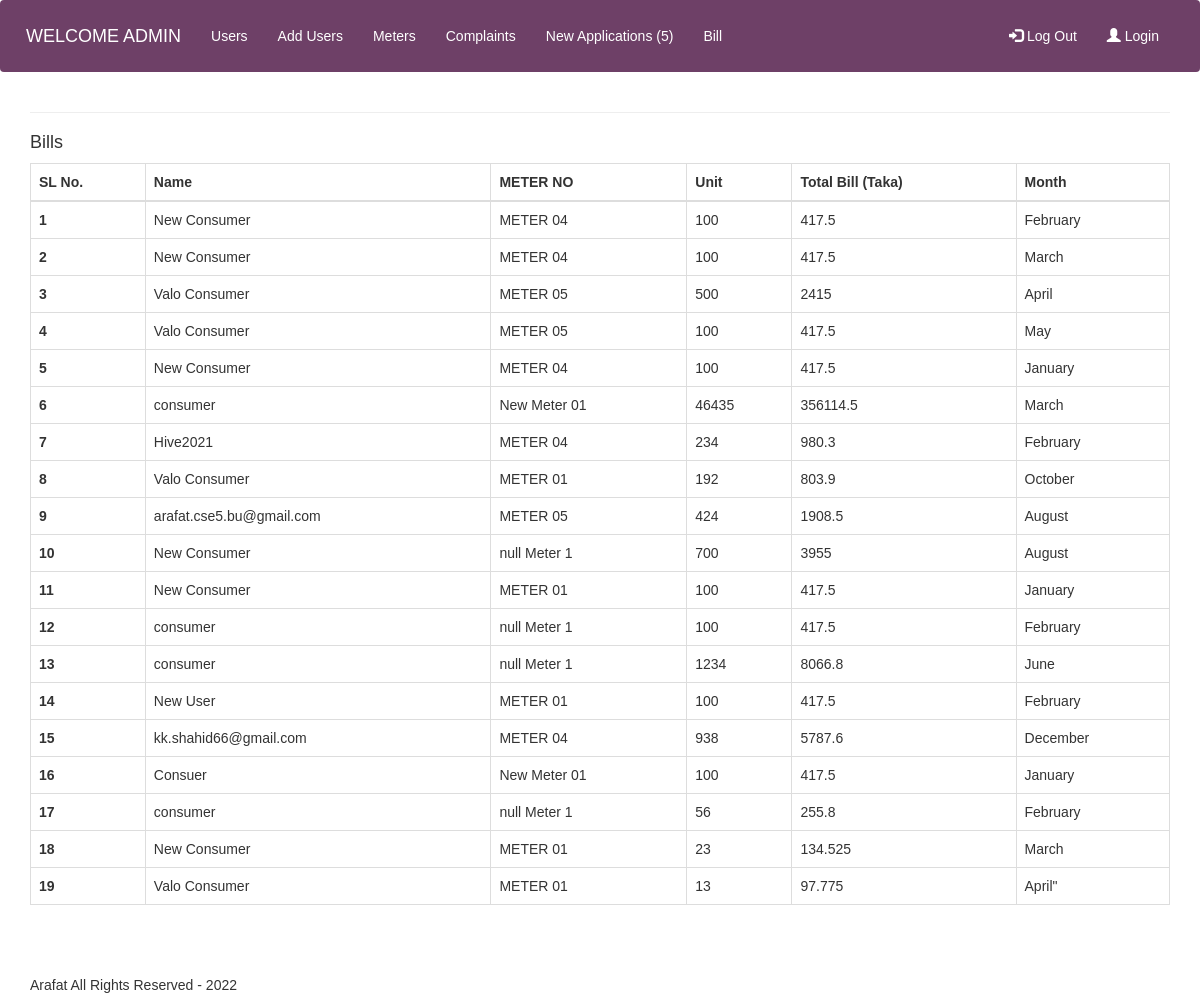
The page /bills.php (signed in) on the database its author committed.
### tables this page shows
CREATE TABLE `bill_details` (
  `id` int(11) NOT NULL,
  `meterId` int(11) NOT NULL,
  `userId` int(11) NOT NULL,
  `unit` int(11) NOT NULL,
  `total_bill` float NOT NULL DEFAULT 0,
  `demandcharge` int(11) NOT NULL DEFAULT 50,
  `month` varchar(20) NOT NULL,
  `isPaid` int(11) DEFAULT 0
);

CREATE TABLE `users` (
  `id` int(11) NOT NULL,
  `meterId` int(11) DEFAULT 0,
  `name` varchar(50) NOT NULL,
  `email` varchar(50) NOT NULL,
  `password` text NOT NULL,
  `phone` text NOT NULL,
  `userType` int(11) NOT NULL,
  `address` varchar(255) NOT NULL,
  `district` varchar(255) NOT NULL
);

CREATE TABLE `meters` (
  `id` int(11) NOT NULL,
  `name` varchar(255) NOT NULL,
  `userId` int(11) DEFAULT NULL
);

### lib/Session.php (called while the page is built, shortened)
<?php
class Session {
    public static function get($key) {
        if(isset($_SESSION[$key])) {
            return $_SESSION[$key];
        } else {
            return false;
        }
    }
}
?>

### lib/Database.php (called while the page is built, shortened)
<?php
Class Database{
	public $host   = DB_HOST;
	public $user   = DB_USER;
	public $pass   = DB_PASS;
	public $dbname = DB_NAME;
	public $link;
	private function connectDB(){
	$this->link = new mysqli($this->host, $this->user, $this->pass, $this->dbname);
 }
	public function select($query){
		$result = $this->link->query($query) or die($this->link->error.__LINE__);
		if($result->num_rows > 0){
			return $result;
		} else {
			return false;
		}
	}
}

### bills.php (the view, shortened to what this page needs)
<?php include "includes/header.php"; ?>
<?php include "includes/navigation.php"; ?>
<?php
function billCalculation($unit, $demandCharge) {
        $demandCharge = $demandCharge;
        $unit = $unit;
        $firstUnit = $unit;
        $total = 0;
        if($unit > 500) {
            $total = $total + ($unit - 500) * 7;
            $unit = 500;
        }
        if ($unit > 300) {
            $total = $total + ($unit - 300) * 5;
            $unit = 300;
        }
        if ($unit > 100) {
            $total = $total + ($unit - 100) * 4;
            $unit = 100;
        }
        $total = $total + $unit * 3.5;
        if($firstUnit < 500) {
            $total += (($total * 5) / 100);
        } else {
            $total += (($total * 10) / 100);
        }
        return $total + $demandCharge;
    }
?>
<?php if(Session::get("userRole") == "admin" || Session::get("userRole") == "manager" ) : ?>
<div class="container">
  <hr>
  <h4>Bills</h4>
  <table class="table table-bordered">
    <thead>
      <tr>
        <th scope="col">SL No.</th>
        <th scope="col">Name</th>
        <th scope="col">METER NO</th>
        <th scope="col">Unit</th>
        <th scope="col">Total Bill (Taka)</th>
        <th scope="col">Month</th>
      </tr>
    </thead>
    <tbody>
      <?php
    $query = "SELECT * FROM bill_details";
    $post = $db->select($query);
    $serial = 1;
    if($post) {
    while($result = $post->fetch_assoc()) {
      $userId = $result['userId'];
      $getUser = "SELECT * FROM users WHERE id = $userId";
      $get_user_post = $db->select($getUser);
      $user = $get_user_post->fetch_assoc();
      $meterId = $result['meterId'];
      $getMeter = "SELECT * FROM meters WHERE id = $meterId";
      $get_meter_post = $db->select($getMeter);
      $meter = $get_meter_post->fetch_assoc();
      ?>
      <tr>
        <th scope="row"><?php echo $serial++; ?></th>
        <td><?php echo $user['name']; ?></td>
        <td><?php echo $meter['name']; ?></td>
        <td><?php echo $result['unit']; ?></td>
        <td><?php echo billCalculation($result['unit'], 50); ?></td>
        <td><?php echo $result['month']; ?></td>
      </tr>
      <?php }} ?>
    </tbody>
  </table>
</div>
<?php endif;?>
<?php include "includes/footer.php"; ?>

### includes/header.php (shortened to what this page needs)
<!DOCTYPE html>
<html lang="en">
<head>
  <link rel="stylesheet" href="https://maxcdn.bootstrapcdn.com/bootstrap/3.4.1/css/bootstrap.min.css">
  <link rel="stylesheet" href="./assets/css/style.css">
</head>
<body>
<?php
    include "./lib/Session.php";
    include "./lib/Database.php";
    $db = new Database();
?>

### includes/navigation.php (shortened to what this page needs)
<nav class="navbar navbar-light bg-light">
  <div class="container-fluid">
    <div class="navbar-header">
      <?php
        $get_new_application = "SELECT * FROM new_applications WHERE isConfirmed = 0";
        $post = $db->select($get_new_application);
        if($post) {
          $row = mysqli_num_rows($post);
        }
      ?>
      <a class="navbar-brand" href=""><?php if(Session::get("userRole") == "admin") {echo "WELCOME ADMIN";}?> <?php if(Session::get("userRole") == "biller") {echo "WELCOME BILLER";} ?>
      <?php if(Session::get("userRole") == "consumer") {echo "WELCOME CONSUMER";} ?><?php if(Session::get("userRole") == "manager") {echo "WELCOME MANAGER";} ?></a>
    </div>
    <div class="collapse navbar-collapse" id="myNavbar">
      <ul class="nav navbar-nav">
      <?php
      if(Session::get("userRole") == "admin" || Session::get("userRole") == "manager") { ?>
        <li class="active"><a href="users.php">Users</a></li>
        <?php if(Session::get("userRole") == "admin") { ?>
        <li><a href="addusers.php">Add Users</a></li>
        <li><a href="meters.php">Meters</a></li>
        <?php } } ?>
        <?php if(Session::get("userRole") == "admin" || Session::get("userRole") == "manager" || Session::get("userRole") == "consumer" ) { ?>
        <li><a href="complaints.php">Complaints</a></li>
        <?php }  ?>
        <?php if(Session::get("userRole") == "admin") { ?>
        <li><a href="new-applications.php">New Applications (<?php echo $r = ($row > 0) ? $row : "" ?>) </a></li>
        <?php }  ?>
        <li><a href="bills.php">Bill</a></li>
      </ul>
      <ul class="nav navbar-nav navbar-right">
        <li><a href="logout.php"><span class="glyphicon glyphicon-log-in "></span> Log Out</a></li>
        <li><a href="login.php"><span class="glyphicon glyphicon-user"></span> Login</a></li>
      </ul>
    </div>
  </div>
</nav>

### includes/footer.php
<div class="container" style="margin-top: 50px;">
  <p class="mt-3">Arafat All Rights Reserved - <?php echo date("Y"); ?></p>
</div>
</body>
</html>

### assets/css/style.css (style rules this page uses)
*, *::after, *::before { margin: 0; padding: 0; box-sizing: border-box; }
html { font-size: 62.5%; }
body { font-family: Verdana, Geneva, Tahoma, sans-serif; font-size: 1.4rem; }
nav { background-color: rgb(110, 64, 103); color: white; padding: 10px; }
nav a { color: white; }

### rows shown on the page
bill_details: userId.name "New Consumer", meterId.name "METER 04", unit "100", unit "417.5", month "February"
bill_details: userId.name "New Consumer", meterId.name "METER 04", unit "100", unit "417.5", month "March"
bill_details: userId.name "Valo Consumer", meterId.name "METER 05", unit "500", unit "2415", month "April"
bill_details: userId.name "Valo Consumer", meterId.name "METER 05", unit "100", unit "417.5", month "May"
bill_details: userId.name "New Consumer", meterId.name "METER 04", unit "100", unit "417.5", month "January"
bill_details: userId.name "consumer", meterId.name "New Meter 01", unit "46435", unit "356114.5", month "March"
bill_details: userId.name "Hive2021", meterId.name "METER 04", unit "234", unit "980.3", month "February"
bill_details: userId.name "Valo Consumer", meterId.name "METER 01", unit "192", unit "803.9", month "October"
bill_details: userId.name "arafat.cse5.bu@gmail.com", meterId.name "METER 05", unit "424", unit "1908.5", month "August"
bill_details: userId.name "New Consumer", meterId.name "null Meter 1", unit "700", unit "3955", month "August"
bill_details: userId.name "New Consumer", meterId.name "METER 01", unit "100", unit "417.5", month "January"
bill_details: userId.name "consumer", meterId.name "null Meter 1", unit "100", unit "417.5", month "February"
bill_details: userId.name "consumer", meterId.name "null Meter 1", unit "1234", unit "8066.8", month "June"
bill_details: userId.name "New User", meterId.name "METER 01", unit "100", unit "417.5", month "February"
bill_details: userId.name "kk.shahid66@gmail.com", meterId.name "METER 04", unit "938", unit "5787.6", month "December"
bill_details: userId.name "Consuer", meterId.name "New Meter 01", unit "100", unit "417.5", month "January"
bill_details: userId.name "consumer", meterId.name "null Meter 1", unit "56", unit "255.8", month "February"
bill_details: userId.name "New Consumer", meterId.name "METER 01", unit "23", unit "134.525", month "March"
bill_details: userId.name "Valo Consumer", meterId.name "METER 01", unit "13", unit "97.775", month "April\""

### other values the page prints
$r = ($row > 0) ? $row : "" "5"
